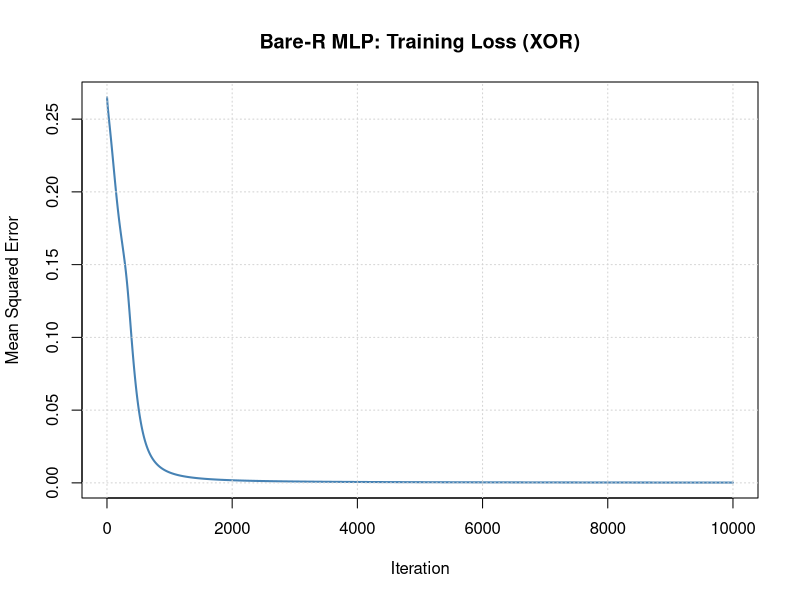
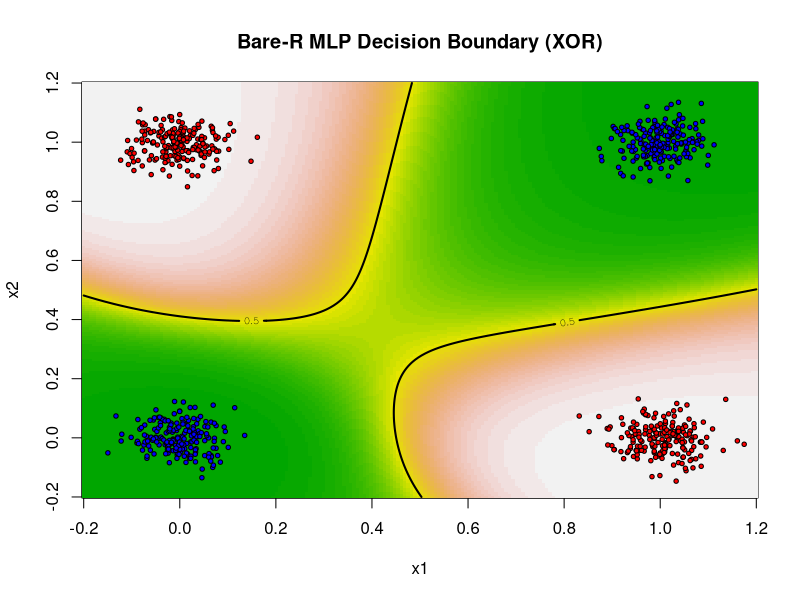

These charts were generated, in order, by the following R code:
#
# Neural Network in Bare R
# ------------------------
# A multi-layer perceptron trained with backpropagation from scratch.
# No external packages -- only base R.
#
# Task: XOR (classic non-linear problem a straight line cannot solve).
#

# --------------------------------------------------
# 1. Data: XOR
# --------------------------------------------------

xor_data <- data.frame(
  x1 = c(0, 0, 1, 1),
  x2 = c(0, 1, 0, 1),
  y  = c(0, 1, 1, 0)
)

# Replicate with jitter so gradient descent has something to learn.
set.seed(42)
n_rep <- 200
X <- matrix(0, nrow = 4 * n_rep, ncol = 2)
y <- numeric(4 * n_rep)
for (r in 1:4) {
  idx <- ((r - 1) * n_rep + 1):(r * n_rep)
  X[idx, 1] <- xor_data$x1[r] + rnorm(n_rep, sd = 0.05)
  X[idx, 2] <- xor_data$x2[r] + rnorm(n_rep, sd = 0.05)
  y[idx]    <- xor_data$y[r]
}

# --------------------------------------------------
# 2. Network architecture: 2 -> 4 (tanh) -> 1 (sigmoid)
# --------------------------------------------------

n_input  <- 2
n_hidden <- 4
n_output <- 1

# Xavier-ish initialization.
W1 <- matrix(rnorm(n_input * n_hidden, sd = sqrt(1 / n_input)),
             nrow = n_input, ncol = n_hidden)
b1 <- numeric(n_hidden)
W2 <- matrix(rnorm(n_hidden * n_output, sd = sqrt(1 / n_hidden)),
             nrow = n_hidden, ncol = n_output)
b2 <- numeric(n_output)

sigmoid <- function(z) 1 / (1 + exp(-z))
sigmoid_prime <- function(a) a * (1 - a)
tanh_prime <- function(a) 1 - a^2

# --------------------------------------------------
# 3. Forward / backward pass (one mini-batch = full data)
# --------------------------------------------------

learning_rate <- 0.5
iterations <- 10000
loss_history <- numeric(iterations)

for (i in 1:iterations) {

  # ---- Forward ----
  z1 <- X %*% W1 + matrix(b1, nrow = nrow(X), ncol = n_hidden, byrow = TRUE)
  a1 <- tanh(z1)
  z2 <- a1 %*% W2 + matrix(b2, nrow = nrow(X), ncol = n_output, byrow = TRUE)
  a2 <- sigmoid(z2)

  # ---- Loss: mean squared error ----
  err <- a2 - matrix(y, ncol = 1)
  loss <- mean(err^2)
  loss_history[i] <- loss

  # ---- Backward ----
  d_a2 <- err / nrow(X)
  d_z2 <- d_a2 * sigmoid_prime(a2)
  d_W2 <- t(a1) %*% d_z2
  d_b2 <- colSums(d_z2)

  d_a1 <- d_z2 %*% t(W2)
  d_z1 <- d_a1 * tanh_prime(a1)
  d_W1 <- t(X) %*% d_z1
  d_b1 <- colSums(d_z1)

  # ---- Update ----
  W2 <- W2 - learning_rate * d_W2
  b2 <- b2 - learning_rate * d_b2
  W1 <- W1 - learning_rate * d_W1
  b1 <- b1 - learning_rate * d_b1
}

# --------------------------------------------------
# 4. Prediction function
# --------------------------------------------------

predict_nn <- function(Xnew) {
  z1 <- Xnew %*% W1 + matrix(b1, nrow = nrow(Xnew), ncol = n_hidden, byrow = TRUE)
  a1 <- tanh(z1)
  z2 <- a1 %*% W2 + matrix(b2, nrow = nrow(Xnew), ncol = n_output, byrow = TRUE)
  sigmoid(z2)
}

prob  <- predict_nn(X)
pred  <- as.integer(prob > 0.5)
acc   <- mean(pred == y)

cat("Final loss:", round(tail(loss_history, 1), 6), "\n")
cat("Accuracy :", round(acc * 100, 2), "%\n")
cat("Predictions (probability -> class):\n")
print(cbind(prob, pred, y))

# --------------------------------------------------
# 5. Visuals (saved to file, headless-safe)
# --------------------------------------------------

png("nn_loss.png", width = 600, height = 400)
plot(loss_history, type = "l", lwd = 2, col = "steelblue",
     main = "Bare-R MLP: Training Loss (XOR)",
     xlab = "Iteration", ylab = "Mean Squared Error")
grid()
dev.off()

png("nn_boundary.png", width = 700, height = 600)
grid_size <- 200
g <- seq(-0.2, 1.2, length.out = grid_size)
G <- expand.grid(x1 = g, x2 = g)
P <- matrix(predict_nn(as.matrix(G)), nrow = grid_size, ncol = grid_size)

image(g, g, P, col = terrain.colors(50),
      xlab = "x1", ylab = "x2",
      main = "Bare-R MLP Decision Boundary (XOR)")
contour(g, g, P, levels = 0.5, add = TRUE, lwd = 2, col = "black")
points(X[, 1], X[, 2], pch = 21, col = "black",
       bg = ifelse(y == 1, "red", "blue"), cex = 0.6)
dev.off()

cat("Wrote nn_loss.png and nn_boundary.png\n")
